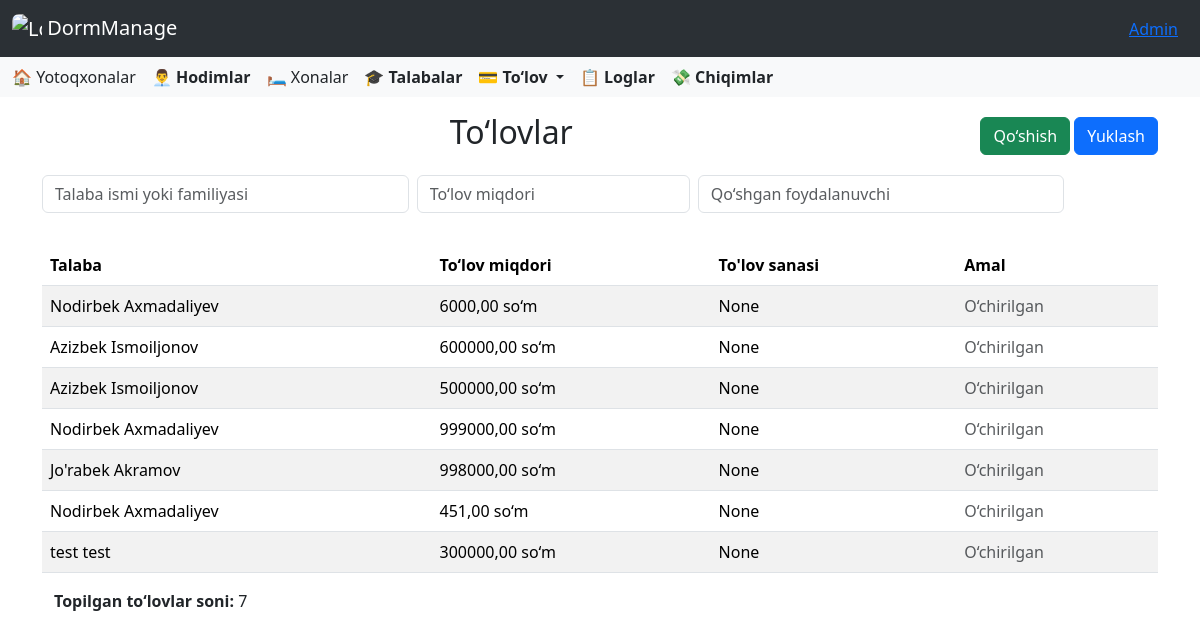
Before: /payment/ (signed in) with the older database file.
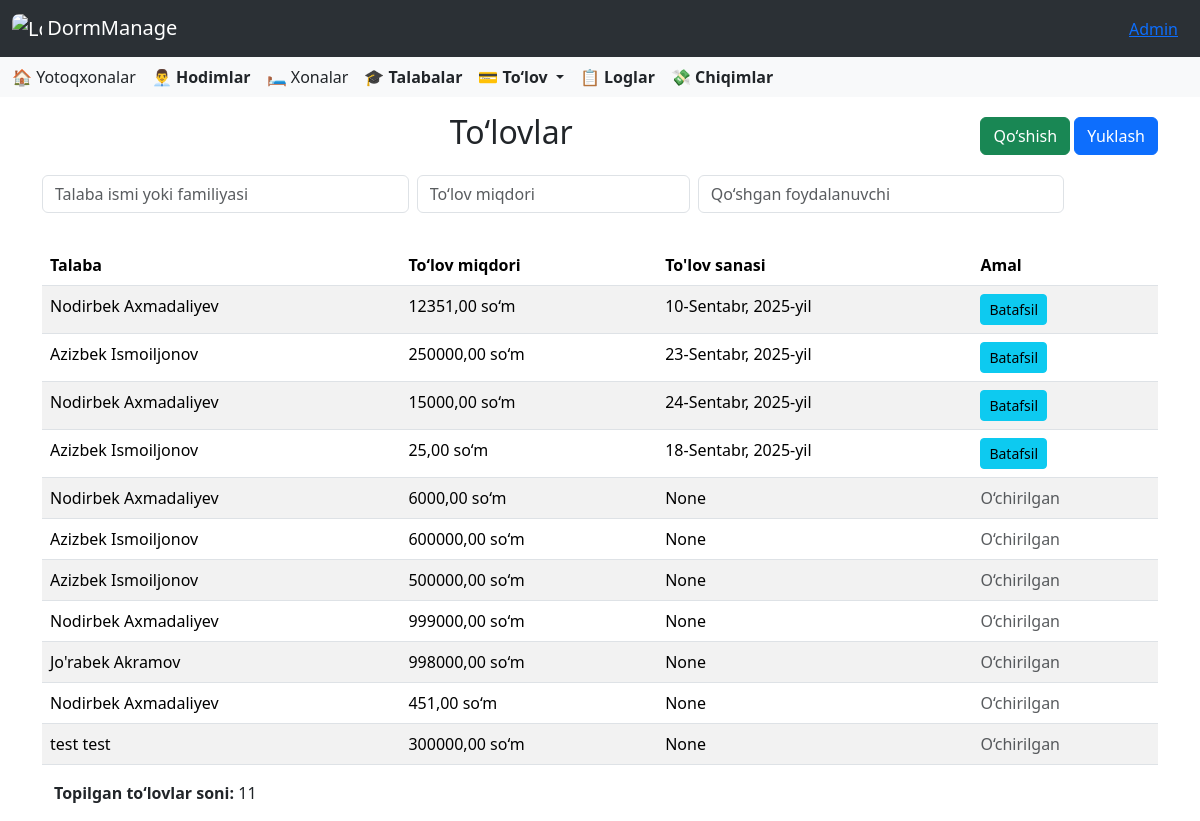
After: the same page with the newer database file.
### accounts/models.py (models this page shows, shortened)
class CustomUser(AbstractUser):
    ROLE_CHOICES = [
        ('director', 'Direktor'),
        ('employee', 'Xodim'),
    ]
    role = models.CharField(
        max_length=10,
        choices=ROLE_CHOICES,
        default='other',
        verbose_name='Lavozim'
    )
    work_start = models.TimeField(
        verbose_name='Ish boshlanish vaqti',
        null=True,
        blank=True
    )
    work_end = models.TimeField(
        verbose_name='Ish tugash vaqti',
        null=True,
        blank=True
    )
    phone_number = models.CharField(
        max_length=20,
        blank=True,
        verbose_name='Telefon raqami'
    )
    hire_date = models.CharField(
        max_length=10,
        null=True,
        blank=True,
        verbose_name='Ishga qabul qilingan sana'
    )
    photo = models.ImageField(
        upload_to=staff_photo_upload_path,
        blank=False,
        null=False,
        verbose_name='Hodim surati'
    )
    salary = models.PositiveIntegerField(
        verbose_name='Maosh',
        null=True,
        blank=True,
        help_text="Hodimning maoshi (so'mda)"
    )
    is_in_dormitory = models.BooleanField(default=False)

### payment/models.py (models this page shows, shortened)
class Payment(models.Model):
    student = models.ForeignKey(Student, on_delete=models.SET_NULL, null=True, blank=True, related_name='payments')
    student_name = models.CharField(max_length=255, null=True, blank=True)
    amount = models.DecimalField(max_digits=10, decimal_places=2)
    added_by = models.ForeignKey(CustomUser, on_delete=models.SET_NULL, null=True, blank=True)
    add_time = models.DateTimeField(auto_now_add=True)
    payment_time = models.DateField(null=True, blank=True)

### payment/views.py (the view, shortened to what this page needs)
# urls.py: path('', PaymentListView.as_view(), name='payments'),
class PaymentListView(ListView):
    model = Payment
    template_name = 'payment/home.html'
    context_object_name = 'object_list'
    paginate_by = 20
    def get_queryset(self):
        queryset = super().get_queryset()
        user = self.request.user
        if hasattr(user, 'employee'):
            queryset = queryset.filter(student__dormitory=user.employee.dormitory)
        elif hasattr(user, 'director'):
            dormitories = user.director.dormitories.all()
            queryset = queryset.filter(student__dormitory__in=dormitories)
        student_name = self.request.GET.get('student_name', '').strip()
        amount = self.request.GET.get('amount', '').strip()
        added_by = self.request.GET.get('added_by', '').strip()
        if student_name:
            queryset = queryset.filter(student_name__icontains=student_name)
        if amount:
            queryset = queryset.filter(amount__icontains=amount)  # matn sifatida
        if added_by:
            queryset = queryset.filter(
                Q(added_by__first_name__icontains=added_by) |
                Q(added_by__last_name__icontains=added_by)
            )
        return queryset.order_by('-add_time')
    def get_context_data(self, **kwargs):
        context = super().get_context_data(**kwargs)
        context['total_count'] = self.get_queryset().count()
        context['student_name'] = self.request.GET.get('student_name', '')
        context['amount'] = self.request.GET.get('amount', '')
        context['added_by'] = self.request.GET.get('added_by', '')
        user = self.request.user
        if hasattr(user, 'director'):
            dormitories = user.director.dormitories.all()
            context['students'] = Student.objects.filter(dormitory__in=dormitories)
        elif hasattr(user, 'employee'):
            context['students'] = Student.objects.filter(dormitory=user.employee.dormitory)
        else:
            context['students'] = Student.objects.none()
        return context
    def get(self, request, *args, **kwargs):
        if request.GET.get("export") == "excel":
            return self.export_to_excel()
        self.object_list = self.get_queryset()
        context = self.get_context_data()
        if request.headers.get("x-requested-with") == "XMLHttpRequest":
            html = render_to_string("payment/_payments_table.html", context, request=request)
            return HttpResponse(html)
        return self.render_to_response(context)

### templates/payment/home.html (shortened to what this page needs)
{% extends "base.html" %}
{% load static %}
{% block content %}
<div class="container mt-3">
    <div class="d-flex justify-content-between align-items-center mb-3">
        <h2 class="text-center flex-grow-1">To‘lovlar</h2>
        <div>
            <button class="btn btn-success" data-bs-toggle="modal" data-bs-target="#addPaymentModal">Qo‘shish</button>
            <button id="export-btn" class="btn btn-primary">Yuklash</button>
        </div>
    </div>
</div>
<div class="container mt-3">
    <form id="search-form" method="get">
  <div class="row g-2 mb-3">
    <div class="col-md-4">
      <input type="text" name="student_name" value="{{ student_name }}" class="form-control search-input"
             placeholder="Talaba ismi yoki familiyasi" />
    </div>
    <div class="col-md-3">
      <input type="text" name="amount" value="{{ amount }}" class="form-control search-input"
             placeholder="To‘lov miqdori" />
    </div>
    <div class="col-md-4">
      <input type="text" name="added_by" value="{{ added_by }}" class="form-control search-input"
             placeholder="Qo‘shgan foydalanuvchi" />
    </div>
  </div>
</form>
    <div id="payments-table">
        <div class="table-responsive">
            <table class="table table-striped">
                <div id="payments-table">
                    {% include "payment/_payments_table.html" %}
                </div>
            </table>
        </div>
    </div>
</div>
{% endblock %}

### templates/base.html (shortened to what this page needs)
<!DOCTYPE html>
<html lang="en">
<head>
    <link href="https://cdn.jsdelivr.net/npm/bootstrap@5.3.5/dist/css/bootstrap.min.css" rel="stylesheet">
    <link rel="stylesheet" href="https://cdnjs.cloudflare.com/ajax/libs/font-awesome/6.0.0/css/all.min.css">
    <link rel="stylesheet" href="https://cdn.jsdelivr.net/npm/bootstrap-icons@1.10.5/font/bootstrap-icons.css">
    <link href="https://cdn.jsdelivr.net/npm/select2@4.1.0-rc.0/dist/css/select2.min.css" rel="stylesheet" />
</head>
<body>
<nav class="navbar bg-body-tertiary" data-bs-theme="dark">
  <div class="container-fluid">
    <a class="navbar-brand" href="{% url 'dashboard' %}">
      <img src="/media/images/icon.png" alt="Logo" style="width:30px; height:30px; border-radius:7px" class="d-inline-block align-text-top">
      DormManage
    </a>
    <div class="ms-auto" style="margin: 0 10px;">
      <a href="#" class="text-primary text-decoration-underline" data-bs-toggle="modal" data-bs-target="#userInfoModal">
        {% if user.first_name %}
          {{ user.first_name }}
        {% else %} {{ user.username }}
        {% endif %}
      </a>
    </div>
  </div>
</nav>
<nav class="navbar bg-body-tertiary">
  <div class="container-fluid">
    <div class="d-none d-lg-flex gap-3 align-items-center">
  {% if user.role == 'director' %}
  <a class="nav-link" href="{% url 'dormitories' %}">🏠 Yotoqxonalar</a>
  <a class="nav-link" href="{% url 'employees' %}"><strong>👨‍💼 Hodimlar</strong></a>
  {% endif %}
  <a class="nav-link" href="{% url 'rooms' %}">🛏️ Xonalar</a>
  <a class="nav-link" href="{% url 'students' %}"><strong>🎓 Talabalar</strong></a>
  <div class="nav-item dropdown">
    <a class="nav-link dropdown-toggle" href="#" role="button" data-bs-toggle="dropdown" aria-expanded="false">
      <strong>💳 To‘lov</strong>
    </a>
  </div>
  <a class="nav-link" href="{% url 'logs' %}"><strong>📋 Loglar</strong></a>
  <a class="nav-link" href="{% url 'expense_list' %}"><strong>💸 Chiqimlar</strong></a>
</div>
  </div>
</nav>
{% block content %}
{% endblock %}
</body>
</html>

### templates/payment/_payments_table.html
<div class="table-responsive">
    <table class="table table-striped">
        <thead>
            <tr>
                <th>Talaba</th>
                <th>To‘lov miqdori</th>
                <th>To'lov sanasi</th>
                <th>Amal</th>
            </tr>
        </thead>
        <tbody>
            {% for payment in object_list %}
            <tr>
                <td>{{ payment.student_name }}</td>
                <td>{{ payment.amount }} so‘m</td>
                <td>{{ payment.payment_time }}</td>
                <td>
                    {% if payment.student %}
                        <a href="{% url 'payment-detail' payment.pk %}" class="btn btn-sm btn-info">Batafsil</a>
                    {% else %}
                        <span class="text-muted">O‘chirilgan</span>
                    {% endif %}
                </td>
            </tr>
            {% empty %}
            <tr>
                <td colspan="4" class="text-center">Hech qanday to‘lov topilmadi</td>
            </tr>
            {% endfor %}
        </tbody>
    </table>
    <div class="container mt-2 mb-2">
        <p><strong>Topilgan to‘lovlar soni:</strong> <span id="total-count">{{ total_count }}</span></p>
    </div>
</div>

Changed rows visible on the page:
added Payment: student_name "Nodirbek Axmadaliyev", amount "12351,00", payment_time "10-Sentabr, 2025-yil", shows "Batafsil"
added Payment: student_name "Azizbek Ismoiljonov", amount "250000,00", payment_time "23-Sentabr, 2025-yil", shows "Batafsil"
added Payment: student_name "Nodirbek Axmadaliyev", amount "15000,00", payment_time "24-Sentabr, 2025-yil", shows "Batafsil"
added Payment: student_name "Azizbek Ismoiljonov", amount "25,00", payment_time "18-Sentabr, 2025-yil", shows "Batafsil"
Other visible differences:
{{ total_count }}: "7" → "11"
